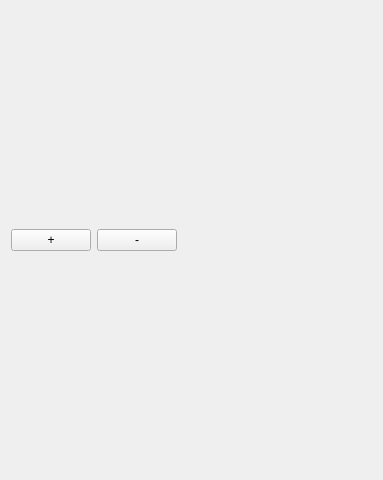
<?xml version="1.0" encoding="UTF-8"?>
<ui version="4.0">
 <class>LabelInterfaceClass</class>
 <widget class="QWidget" name="LabelInterfaceClass">
  <property name="geometry">
   <rect>
    <x>0</x>
    <y>0</y>
    <width>383</width>
    <height>480</height>
   </rect>
  </property>
  <property name="windowTitle">
   <string>LabelInterface</string>
  </property>
  <layout class="QVBoxLayout" name="verticalLayout">
   <item>
    <layout class="QHBoxLayout" name="TableWidgetLayout"/>
   </item>
   <item>
    <layout class="QHBoxLayout" name="horizontalLayout">
     <item>
      <widget class="QPushButton" name="addLabelButton">
       <property name="text">
        <string>+</string>
       </property>
      </widget>
     </item>
     <item>
      <widget class="QPushButton" name="deleteLabelButton">
       <property name="text">
        <string>-</string>
       </property>
      </widget>
     </item>
     <item>
      <spacer name="horizontalSpacer">
       <property name="orientation">
        <enum>Qt::Horizontal</enum>
       </property>
       <property name="sizeHint" stdset="0">
        <size>
         <width>40</width>
         <height>20</height>
        </size>
       </property>
      </spacer>
     </item>
    </layout>
   </item>
  </layout>
 </widget>
 <layoutdefault spacing="6" margin="11"/>
 <resources/>
 <connections/>
</ui>
